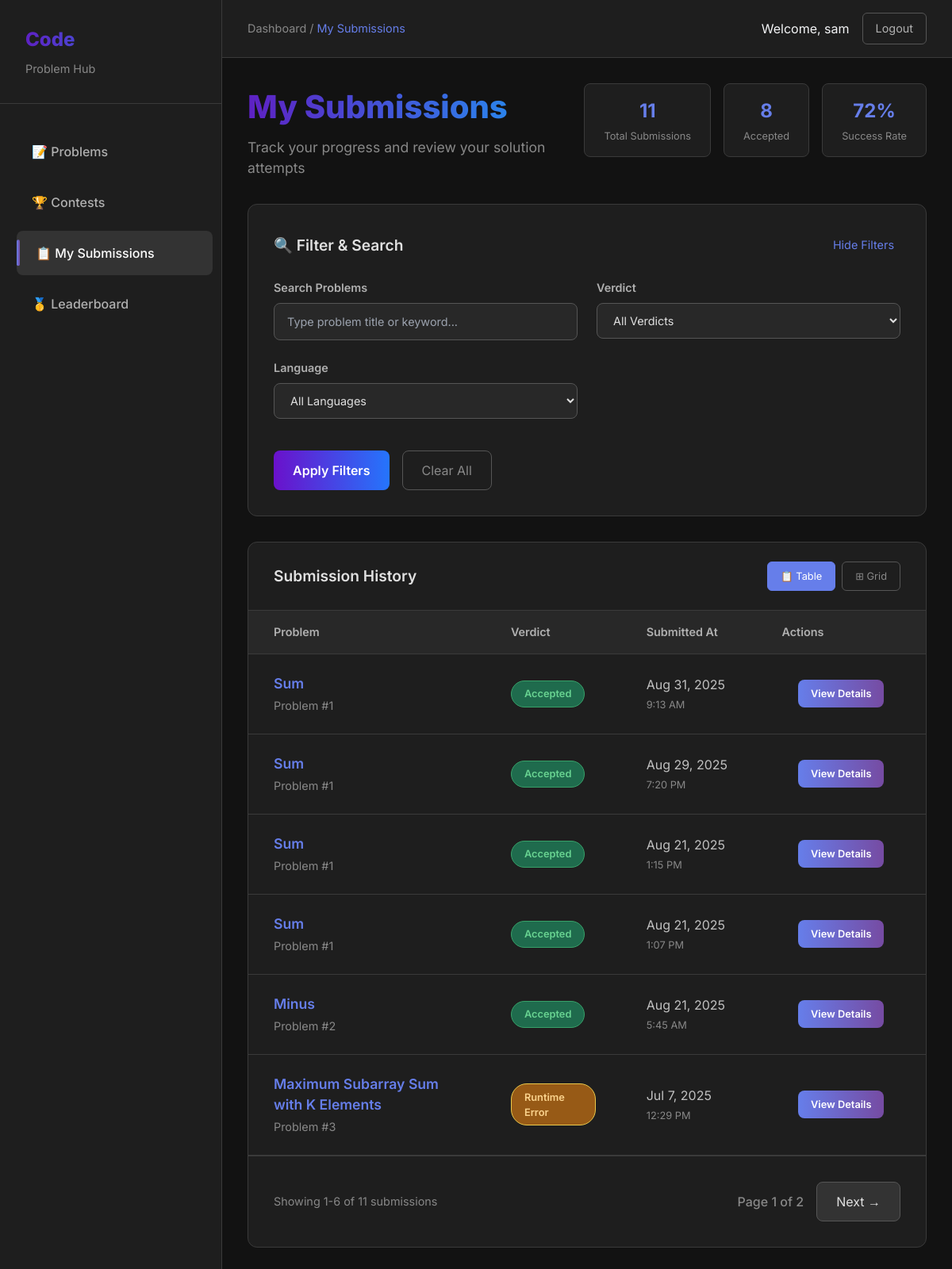
Page /submissions/history/ (signed in) on the earlier database version.
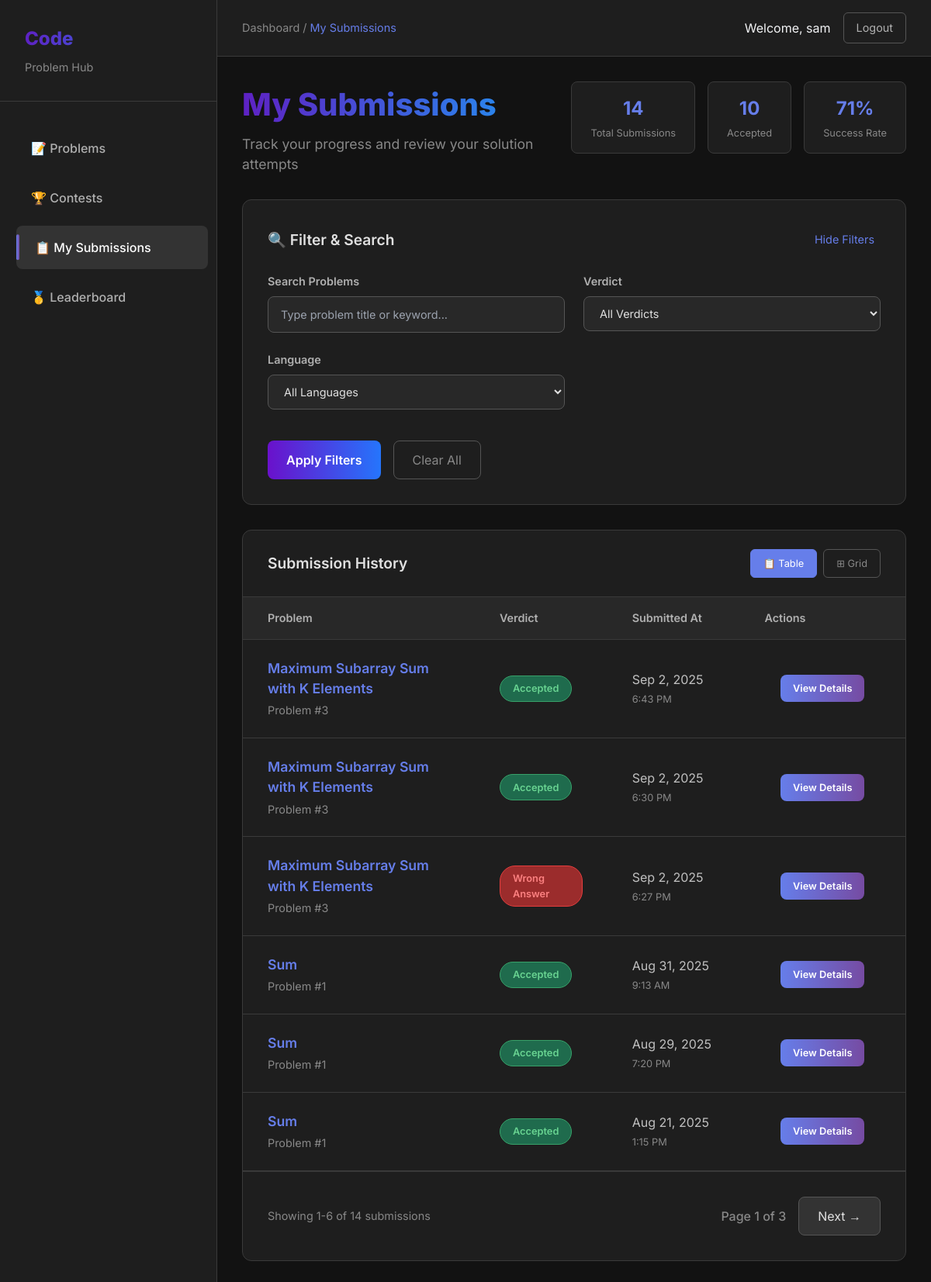
Same page on the later database version.
### submissions/models.py (models this page shows, shortened)
class Submission(models.Model):
    STATUS_CHOICES = [
        ('Accepted', 'Accepted'),
        ('Wrong Answer', 'Wrong Answer'),
        ('Time Limit Exceeded', 'Time Limit Exceeded'),
        ('Runtime Error', 'Runtime Error'),
    ]
    user = models.ForeignKey(User, on_delete=models.CASCADE)
    problem = models.ForeignKey(Problem, on_delete=models.CASCADE)
    code = models.TextField()
    language = models.CharField(max_length=20, default='python')
    created_at = models.DateTimeField(auto_now_add=True)
    verdict = models.CharField(max_length=20, choices=STATUS_CHOICES)
    output = models.TextField()
    error = models.TextField()

### problems/models.py (models this page shows, shortened)
class Problem(models.Model):
    DIFFICULTY_CHOICES = [
        ('Easy', 'Easy'),
        ('Medium', 'Medium'),
        ('Hard', 'Hard'),
    ]
    title = models.CharField(max_length=200)
    description = models.TextField()
    input_description = models.TextField()
    output_description = models.TextField()
    constraints = models.TextField()
    sample_input = models.TextField()
    sample_output = models.TextField()
    difficulty = models.CharField(max_length=10, choices=DIFFICULTY_CHOICES)
    tags = models.ManyToManyField(Tag, related_name='problems')
    slug = models.SlugField(unique=True)

### submissions/views.py (the view)
# urls.py: path('history/', views.submission_history, name='submission_history'),
@login_required
def submission_history(request):
    submissions = Submission.objects.filter(user=request.user).order_by('-created_at')
    paginator = Paginator(submissions, 6)
    page_number = request.GET.get('page')
    page_obj = paginator.get_page(page_number)
    if User.is_authenticated:
        total_submissions = submissions.count()
        accepted_count = submissions.filter(verdict='Accepted').count()
    else:
        total_submissions = 0
        accepted_count = 0
    percent_accepted = int(accepted_count / total_submissions * 100) if total_submissions > 0 else 0
    return render(request, 'submissions/history.html', {
        'submissions': page_obj,
        'total_submissions': total_submissions,
        'accepted_count': accepted_count,
        'percent_accepted': percent_accepted,
        })

### templates/submissions/history.html (shortened to what the changed rows need)
<!DOCTYPE html>
<html lang="en">
<head>
    <script src="https://cdn.tailwindcss.com"></script>
</head>
<body class="bg-gray-900 text-gray-100">
    <div class="main-container">
        <div style="flex: 1;">
            <main class="content-area">
                <div class="content-header">
                    <div class="page-title-section">
                        <h1 class="page-title">My Submissions</h1>
                    </div>
                    <div class="stats-section">
                        <div class="stat-card">
                            <div class="stat-number" id="totalSubmissions">{{total_submissions}}</div>
                            <div class="stat-label">Total Submissions</div>
                        </div>
                        <div class="stat-card">
                            <div class="stat-number" id="acceptedSubmissions">{{accepted_count}}</div>
                            <div class="stat-label">Accepted</div>
                        </div>
                        <div class="stat-card">
                            <div class="stat-number" id="acceptanceRate">{{percent_accepted}}%</div>
                            <div class="stat-label">Success Rate</div>
                        </div>
                    </div>
                </div>
                <div class="filter-panel">
                    <div class="filter-header">
                        <h2 class="filter-title">🔍 Filter & Search</h2>
                    </div>
                </div>
                <div class="submissions-container">
                    <div class="submissions-header">
                        <h2 class="submissions-title">Submission History</h2>
                    </div>
                    <div class="submissions-table-container" id="tableView">
                        <table class="submissions-table">
                            <thead>
                                <tr>
                                    <th style="width: 35%;">Problem</th>
                                    <th style="width: 20%;">Verdict</th>
                                    <th style="width: 20%;">Submitted At</th>
                                    <th style="width: 25%;">Actions</th>
                                </tr>
                            </thead>
                            <tbody id="submissionTableBody">
                                {% for submission in submissions %}
                                <tr>
                                    <td>
                                        <a href="{% url 'problem_detail' submission.problem.slug %}" class="problem-title-cell">{{ submission.problem.title }}</a>
                                        <div style="color: #888; font-size: 0.9rem; margin-top: 0.25rem;">
                                            Problem #{{ submission.problem.id }}
                                        </div>
                                    </td>
                                    <td>
                                        <span class="verdict-badge
                                            {% if submission.verdict == 'Accepted' %}verdict-accepted
                                            {% elif submission.verdict == 'Wrong Answer' %}verdict-wrong
                                            {% elif submission.verdict == 'Runtime Error' %}verdict-runtime-error
                                            {% elif submission.verdict == 'Time Limit Exceeded' %}verdict-tle
                                            {% else %}verdict-other
                                            {% endif %}">
                                            {{ submission.verdict }}
                                        </span>
                                    </td>
                                    <td style="color: #c0c0c0;">
                                        {{ submission.created_at|date:"M j, Y" }}<br>
                                        <span style="color: #888; font-size: 0.8rem;">{{ submission.created_at|time:"g:i A" }}</span>
                                    </td>
                                    <td class="actions-cell">
                                        <button
                                            onclick="showSubmissionDetails(
                                                `{{ submission.code|escapejs }}`,
                                                `{{ submission.output|default:''|escapejs }}`,
                                                `{{ submission.error|default:''|escapejs }}`,
                                                '{{ submission.problem.title|escapejs }}',
                                                '{{ submission.verdict|escapejs }}',
                                                '{{ submission.created_at|escapejs }}'
                                            )"
                                            class="view-details-btn"
                                        >
                                            View Details
                                        </button>
                                    </td>
                                </tr>
                                {% endfor %}
                            </tbody>
                        </table>
                    </div>
                    <div class="pagination-container">
                        <div class="pagination-info">
                            Showing {{ submissions.start_index }}-{{ submissions.end_index }} of {{ submissions.paginator.count }} submissions
                        </div>
                        <div class="pagination-controls">
                            <span>Page {{ submissions.number }} of {{ submissions.paginator.num_pages }}</span>
                            {% if submissions.has_next %}
                                <a href="?page={{ submissions.next_page_number }}">
                                    Next →
                                </a>
                            {% endif %}
                        </div>
                    </div>
                </div>
            </main>
        </div>
    </div>
</body>
</html>

Differences in the rows shown:
no longer on this page (row unchanged): Submission: problem "Sum", problem.id "1", verdict "Accepted", created_at "Aug 21, 2025", created_at "1:07 PM"
no longer on this page (row unchanged): Submission: problem "Minus", problem.id "2", verdict "Accepted", created_at "Aug 21, 2025", created_at "5:45 AM"
no longer on this page (row unchanged): Submission: problem "Maximum Subarray Sum with K Elements", problem.id "3", verdict "Runtime Error", created_at "Jul 7, 2025", created_at "12:29 PM"
added Submission: problem "Maximum Subarray Sum with K Elements", problem.id "3", verdict "Accepted", created_at "Sep 2, 2025", created_at "6:43 PM"
added Submission: problem "Maximum Subarray Sum with K Elements", problem.id "3", verdict "Accepted", created_at "Sep 2, 2025", created_at "6:30 PM"
added Submission: problem "Maximum Subarray Sum with K Elements", problem.id "3", verdict "Wrong Answer", created_at "Sep 2, 2025", created_at "6:27 PM"
Other differences:
{{ total_submissions }}: "11" → "14"
{{ accepted_count }}: "8" → "10"
{{ percent_accepted }}: "72" → "71"
{{ submissions.paginator.count }}: "11" → "14"
{{ submissions.paginator.num_pages }}: "2" → "3"
